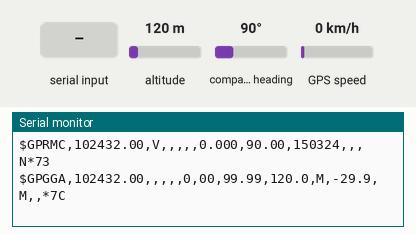
Recording of a sketch running on a simulated ESP32. Shown: the last lines printed to the serial monitor. The test bench sets the inputs (shaded band); at power-on: compass heading 90°, altitude 120 m, GPS speed 0 km/h. The GPS gets a fix after 3 s at 37.7749, -122.4194 with 8 satellites.

Above: at 2.2 s.
2.3 s: compass heading set to 269°
At 3.8 s:
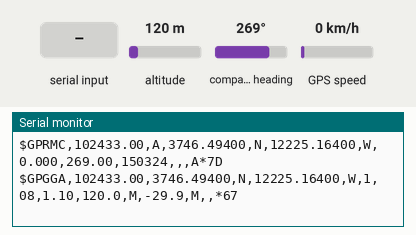
4.5 s: altitude set to 20 m
At 5.4 s:
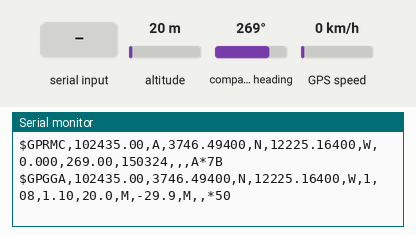
7.5 s: GPS speed set to 2 km/h
At 9.4 s:
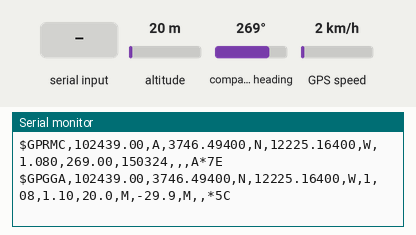
9.5 s: GPS speed set to 30 km/h
At 10.5 s:
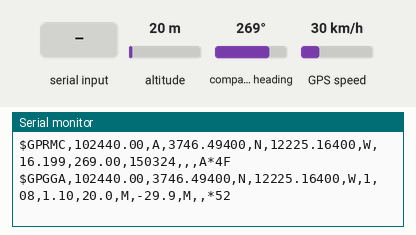
13.5 s: "1" received over the second serial link
At 13.9 s:
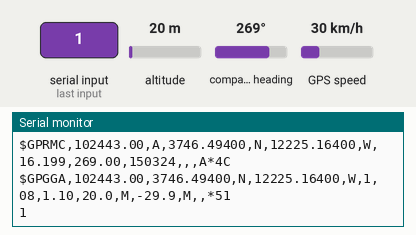
15.0 s: altitude set to 250 m
At 18.9 s:
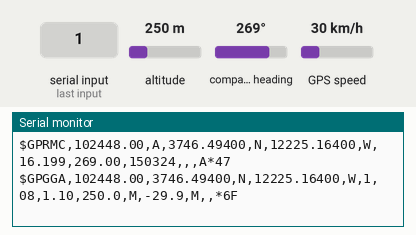

The sketch:

gps_test.ino
```cpp
#include <Arduino.h>
#include <TinyGPS++.h>

// =============================================================================
// STANDALONE GPS TEST BENCH (NEO-6M / NEO-7M / NEO-M8N)
// =============================================================================
// Wiring:
//   GPS VCC -> ESP32 5V (or 3.3V)
//   GPS GND -> ESP32 GND
//   GPS TX  -> ESP32 GPIO 16 (RX2)
//   GPS RX  -> ESP32 GPIO 17 (TX2)
// =============================================================================

#define GPS_RX_PIN 16
#define GPS_TX_PIN 17
#define GPS_BAUD 9600

TinyGPSPlus gps;
unsigned long lastDiagPrint = 0;
unsigned long bytesReceived = 0;

void setup() {
  Serial.begin(115200);
  delay(1000);

  Serial.println();
  Serial.println("==================================================");
  Serial.println("         ESP32 GPS HARDWARE DIAGNOSTIC TEST       ");
  Serial.println("==================================================");
  Serial.println("Wiring check:");
  Serial.println("  - GPS VCC -> ESP32 5V");
  Serial.println("  - GPS GND -> ESP32 GND");
  Serial.println("  - GPS TX  -> ESP32 GPIO 16 (RX2)");
  Serial.println("  - GPS RX  -> ESP32 GPIO 17 (TX2)");
  Serial.println("==================================================");
  Serial.println("Listening for NMEA sentences from GPS at 9600 baud...\n");

  Serial2.begin(GPS_BAUD, SERIAL_8N1, GPS_RX_PIN, GPS_TX_PIN);
}

void loop() {
  while (Serial2.available() > 0) {
    char c = Serial2.read();
    bytesReceived++;
    gps.encode(c);

    // Also echo raw NMEA stream to serial so you can see live sentences
    Serial.write(c);
  }

  // Periodic summary every 3 seconds
  if (millis() - lastDiagPrint >= 3000) {
    lastDiagPrint = millis();

    Serial.println();
    Serial.println("----------------- [GPS DIAGNOSTIC REPORT] -----------------");
    Serial.printf("Total Bytes Received : %lu\n", bytesReceived);
    Serial.printf("Sentences with Fix   : %lu\n", gps.sentencesWithFix());
    Serial.printf("Failed Checksums     : %lu\n", gps.failedChecksum());

    if (bytesReceived == 0) {
      Serial.println("\n[!] CAUTION: No data received from GPS yet!");
      Serial.println("    1. Verify GPS VCC is connected to 5V and GND to GND.");
      Serial.println("    2. Verify GPS TX is wired to GPIO 16 (ESP32 RX2).");
      Serial.println("    3. If reversed, swap GPIO 16 and GPIO 17.");
      Serial.println("    4. Check if the Power LED on the GPS board is lit.");
    } else {
      Serial.println("\n[OK] Serial communication is working!");
      if (gps.location.isValid()) {
        Serial.printf(">>> FIX STATUS: LOCKED! <<<\n");
        Serial.printf("    Latitude   : %.6f\n", gps.location.lat());
        Serial.printf("    Longitude  : %.6f\n", gps.location.lng());
        Serial.printf("    Satellites : %d\n", gps.satellites.value());
        Serial.printf("    HDOP       : %.2f\n", gps.hdop.hdop());
        Serial.printf("    Altitude   : %.1f m\n", gps.altitude.meters());
      } else {
        Serial.printf(">>> FIX STATUS: SEARCHING FOR SATELLITES... <<<\n");
        Serial.printf("    Satellites in view: %d\n", gps.satellites.isValid() ? gps.satellites.value() : 0);
        Serial.println("    NOTE: Near a window or outdoors is required for satellite fix.");
        Serial.println("    When locked, the onboard 'PPS / FIX' LED will blink once per second.");
      }
    }
    Serial.println("-----------------------------------------------------------\n");
  }
}
```

Measured:
- after the input at 2.3 s, the serial monitor: prints a new line after 0.73 s (image 1)
- after the input at 4.5 s, the serial monitor: prints a new line after 0.54 s (image 2)
- after the input at 7.5 s, the serial monitor: prints a new line after 0.54 s (image 3)
- after the input at 9.5 s, the serial monitor: prints a new line after 0.54 s (image 4)
- after the input at 13.5 s, the serial monitor: prints a new line at once (image 5)
- after the input at 15.0 s, the serial monitor: prints a new line after 0.05 s (image 6)
